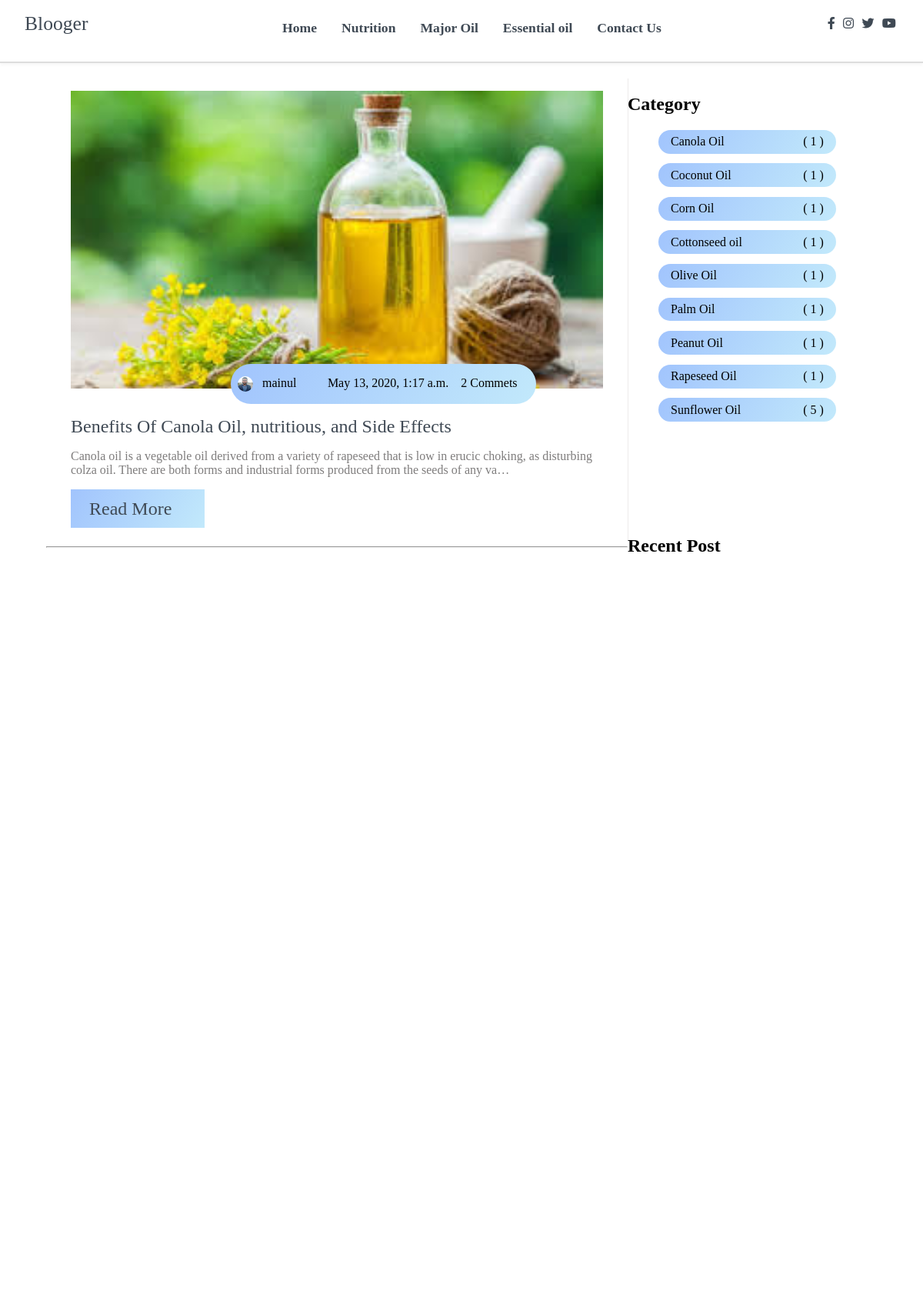
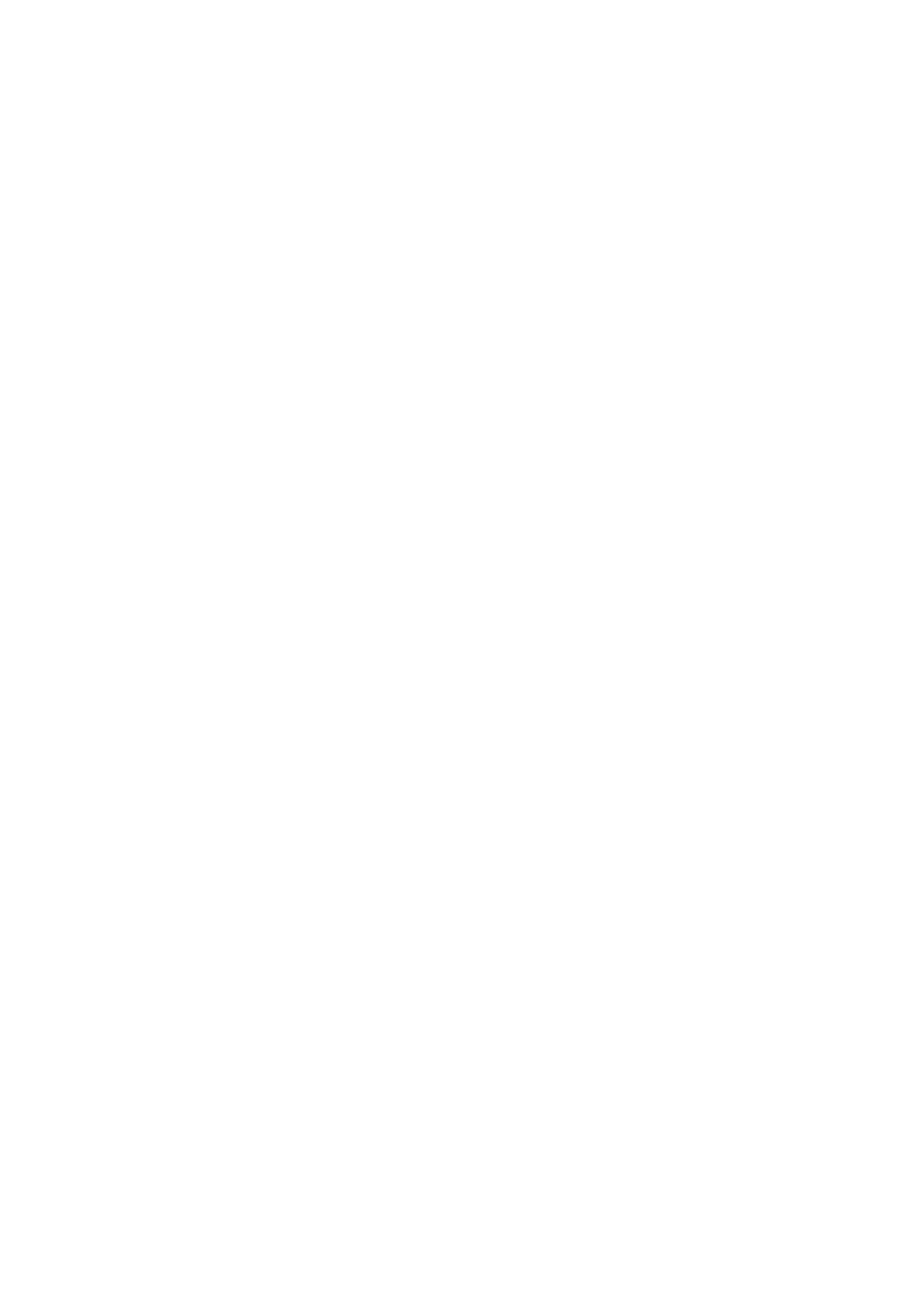
Screenshot of /CanolaOil (upper part) with the database file from the repository (2 pictures, top to bottom).
### posts/models.py (models this page shows, shortened)
class Post(models.Model):
    title = models.CharField(max_length=150)
    overview = models.TextField()
    timestamp = models.DateTimeField(auto_now_add= True)
    author = models.ForeignKey(Author, on_delete=models.CASCADE)
    thumbnail = models.ImageField()
    incredient_pdf = models.ImageField(blank=True, null=True)
    categories = models.ManyToManyField(Category)
    featured = models.BooleanField()
    likes = models.ManyToManyField(User, related_name='likes', blank=True, null=True)
    unlikes = models.ManyToManyField(User,related_name='unlikes',blank=True, null=True)
    def get_absolute_url(self, **kwargs):
        return reverse('post-detail', kwargs={
            'pk':self.pk
        })

class Author(models.Model):
    user = models.OneToOneField(User, on_delete=models.CASCADE)
    profile_picture = models.ImageField()
    def __str__(self):
        return self.user.username

class Category(models.Model):
    title = models.CharField(max_length = 30)

### posts/views.py (the view)
# urls.py: path('CanolaOil', CanolaOilList.as_view(), name='CanolaOil'),
class CanolaOilList(ListView):
    context_object_name = 'object_list'
    template_name = 'posts/post-list.html'
    queryset = Post.objects.filter(categories__title="Canola Oil")
    def get_context_data(self, **kwargs):
        category_count = get_category_count()
        recent = Post.objects.order_by('-timestamp')[0:10]
        context = super().get_context_data(**kwargs)
        context['category_count'] = category_count
        context['recent'] = recent
        return context

### posts/views.py (called while the page is built)
def get_category_count():
    queryset = Post.objects.values('categories__title').annotate(Count('categories__title'))
    return queryset

### posts/templates/posts/post-list.html (shortened to what this page needs)
{% extends 'base.html' %}
{% block content %}
    <main>
        <section class="container">
            <div class="site-content">
                <div class="posts">
                    {% for obj in object_list %}
                    <div class="post-content" data-aos="zoom-in" data-aos-delay="200">
                        <div class="post-image">
                            <div>
                                <img src="{{ obj.thumbnail.url }}" class="img" alt="blog1">
                            </div>
                            <div class="post-info flex-row">
                                <span>
                                    <i class="">
                                        <img style="width:20px;
                                                    height:20px;
                                                    border-radius:100%;
                                                    float:left;
                                                    margin-left:-15px;"
                                                    src="{{ obj.author.profile_picture.url }}">
                                                </i>&nbsp;&nbsp; {{ obj.author }} </span>
                                <span><i class="fas fa-calendar-alt text-gray"></i>&nbsp;&nbsp; {{ obj.timestamp }} </span>
                                <span>2 Commets</span>
                            </div>
                        </div>
                        <div class="post-title">
                            <a href=" {{ obj.get_absolute_url }} "> {{ obj.title }} </a>
                            <p>
                                {{ obj.overview|linebreaks|truncatechars:200 }}
                            </p>
                            <button class="btn post-btn"> <a href=" {{ obj.get_absolute_url }} ">Read More  </a> <i class="fas fa-arrow-right"></i></button>
                        </div>
                    </div>
                    <hr>
                    {% endfor %}
                </div>
                <aside class="sidebar">
                    <div class="category">
                        <h2>Category</h2>
                        <ul class="category-list">
                            {% for cat in category_count %}
                            <li class="list-items" data-aos="fade-left" data-aos-delay="100">
                                {% if 'Cottonseed oil' in cat.categories__title %}
                                <a href=" {% url 'CottonseedOil' %} "> {{ cat.categories__title }}</a>
                                <span>( {{ cat.categories__title__count }} )</span>
                                {% endif %}
                                {% if 'Coconut Oil' in cat.categories__title %}
                                <a href=" {% url 'CoconutOil' %} "> {{ cat.categories__title }}</a>
                                <span>( {{ cat.categories__title__count }} )</span>
                                {% endif %}
                                {% if 'Corn Oil' in cat.categories__title %}
                                <a href=" {% url 'CornOil' %} "> {{ cat.categories__title }}</a>
                                <span>( {{ cat.categories__title__count }} )</span>
                                {% endif %}
                                {% if 'Canola Oil' in cat.categories__title %}
                                <a href=" {% url 'CanolaOil' %} "> {{ cat.categories__title }}</a>
                                <span>( {{ cat.categories__title__count }} )</span>
                                {% endif %}
                                {% if 'Olive Oil' in cat.categories__title %}
                                <a href=" {% url 'OliveOil' %} "> {{ cat.categories__title }}</a>
                                <span>( {{ cat.categories__title__count }} )</span>
                                {% endif %}
                                {% if 'Palm Oil' in cat.categories__title %}
                                <a href=" {% url 'PalmOil' %} "> {{ cat.categories__title }}</a>
                                <span>( {{ cat.categories__title__count }} )</span>
                                {% endif %}
                                {% if 'Peanut Oil' in cat.categories__title %}
                                <a href=" {% url 'PeanutOil' %} "> {{ cat.categories__title }}</a>
                                <span>( {{ cat.categories__title__count }} )</span>
                                {% endif %}
                                {% if 'Rapeseed Oil' in cat.categories__title %}
                                <a href=" {% url 'RapeseedOil' %} "> {{ cat.categories__title }}</a>
                                <span>( {{ cat.categories__title__count }} )</span>
                                {% endif %}
                                {% if 'Sunflower Oil' in cat.categories__title %}
                                <a href=" {% url 'SunflowerOil' %} "> {{ cat.categories__title }}</a>
                                <span>( {{ cat.categories__title__count }} )</span>
                                {% endif %}
                            </li>
                            {% endfor %}
                        </ul>
                    </div>
                    <div class="popular-post">
                        <h2>Recent Post</h2>
                        {% for obj in recent %}
                        <div class="post-content" data-aos="flip-up" data-aos-delay="200">
                            <div class="post-image">
                                <div>
                                    <img src=" {{ obj.thumbnail.url }} " class="img" alt="blog1">
                                </div>
                                <div class="post-info flex-row">
                                    <span><i class="fas fa-calendar-alt text-gray"></i>&nbsp;&nbsp;
                                    </span>
                                    <span>2 Comments</span>
                                </div>
                            </div>
                            <div class="post-title">
                                <a href="{{ obj.get_absolute_url }}"> {{ obj.title }} </a>
                            </div>
                        </div>
                        {% endfor %}
                    </div>
                </aside>
            </div>
        </section>
    </main>
{% endblock content %}

### static/css/all.css (style rules this page uses)
.fa, .fas, .far, .fal, .fad, .fab { -moz-osx-font-smoothing: grayscale; -webkit-font-smoothing: antialiased; display: inline-block; font-style: normal; font-variant: normal; text-rendering: auto; line-height: 1; }
.fa-arrow-right:before { content: "\f061"; }
.fa-calendar-alt:before { content: "\f073"; }
.fa, .fas { font-family: 'Font Awesome 5 Free'; font-weight: 900; }

### static/css/Style.css (style rules this page uses)
html, body { margin: 0%; box-sizing: border-box; overflow-x: hidden; left: 0; }
p { font-family: Arial, Helvetica, sans-serif; }
:root { --text-gray: #3f4954; --text-light : #686666da; --bg-color: #0f0f0f; --white: #ffffff; --midnight: #104f55; --sky: linear-gradient(120deg, #a1c4fd 0%, #c2e9fb 100%); --Abel: 'Abel', cursive; --Anton: 'Anton', cursive; --Josefin : 'Josefin', cursive; --Lexend: 'Lexend', cursive; --Livvic : 'Livvic', cursive; --Lobster: 'Lobster', cursive; --Open_Sans: 'Open_Sans', cursive; --Oswald: 'Oswald', cursive; --Passion_One: 'Passion_One', cursive; --Roboto: 'Roboto', cursive; --Ubuntu: 'Ubuntu', cursive; }
a { text-decoration: none; color: var(--text-gray); }
.flex-row { display: flex; flex-direction: row; flex-wrap: wrap; }
ul { list-style-type: none; }
h2 { font-family: var(--Lexend); }
button.btn { border: none; border-radius: 2rem; padding: 1rem 3rem; font-size: 1rem; font-family: var(--Livvic); cursor: pointer; }
span { font-family: var(--Abel); }
.container { margin: 0 5vw; }
.text-gray { color: var(--text-gray); }
p { font-family: var(--Lexend); color: var(--text-light); }
main .site-content { display: grid; grid-template-columns: 70% 30%; }
main .post-content { width: 100%; border-right: 1px solid rgb(236, 234, 234); }
main .site-content .post-content > .post-image, .post-title { padding: 1rem 2rem; position: relative; }
main .site-content .post-content > .post-image .post-info { background: var(--sky); padding: 1rem; position: absolute; bottom: 0%; left: 20vw; border-radius: 3rem; }
main .site-content .post-content > .post-image > div { overflow: hidden; }
main .site-content .post-content > .post-image .img { width: 100%; transition: all .5s ease; }
main .site-content .post-content > .post-image .post-info span { margin: 0 .5rem; }
main .post-content .post-title a { font-family: var(--Anton); font-size: 1.5rem; }
.site-content .post-content .post-title .post-btn { border-radius: 0; padding: .7rem 1.5rem; background: var(--sky); }
.site-content > .sidebar .category-list { font-family: var(--Livvic); }
.site-content > .sidebar .category-list .list-items { background: var(--sky); padding: .4rem 1rem; margin: .8rem 0; border-radius: 3rem; width: 70%; display: flex; justify-content: space-between; }
.site-content > .sidebar .category-list .list-items a { color: black; }
.site-content .sidebar .popular-post .post-content { padding: 1rem 0; }
.site-content .sidebar .popular-post h2 { padding-top: 8rem; }
.site-content .sidebar .popular-post .post-info { padding: .4rem .1rem !important; bottom: 0rem !important; left: 1.5rem !important; border-radius: 0rem !important; background: white !important; }
.site-content .sidebar .popular-post .post-title a { font-size: 1rem; }

### rows the page displays
Post: thumbnail (picture), author.profile_picture (picture), author "mainul", timestamp "May 13, 2020, 1:17 a.m.", title "Benefits Of Canola Oil, nutritious, and Side Effects", overview "Canola oil is a vegetable oil derived from a variety of rapeseed that is low in erucic choking, as disturbing colza oil. There are both forms and industrial forms produced from the seeds of any va…"
Category: categories__title "Canola Oil", categories__title__count "1"
Category: categories__title "Coconut Oil", categories__title__count "1"
Category: categories__title "Corn Oil", categories__title__count "1"
Category: categories__title "Cottonseed oil", categories__title__count "1"
Category: categories__title "Olive Oil", categories__title__count "1"
Category: categories__title "Palm Oil", categories__title__count "1"
Category: categories__title "Peanut Oil", categories__title__count "1"
Category: categories__title "Rapeseed Oil", categories__title__count "1"
Category: categories__title "Sunflower Oil", categories__title__count "5"
Post: thumbnail (picture)
Post: thumbnail (picture)
Post: thumbnail (picture)
Post: thumbnail (picture)
Post: thumbnail (picture)
Post: thumbnail (picture)
Post: thumbnail (picture)
Post: thumbnail (picture)
Post: thumbnail (picture)
